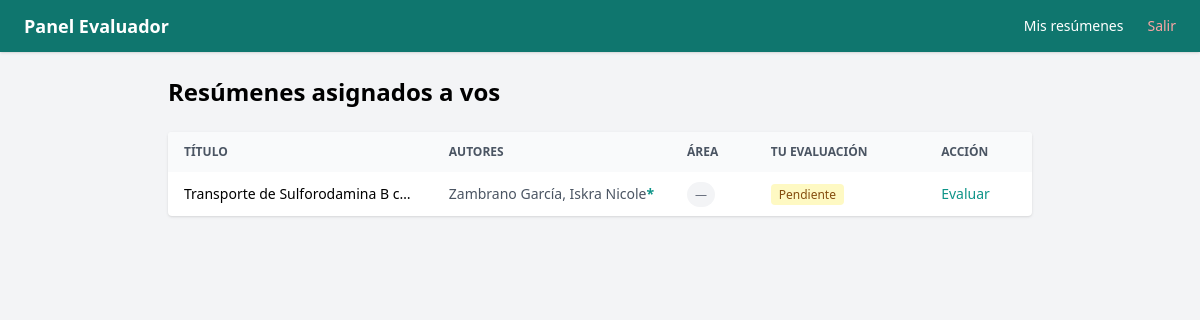
The app's page /eval (signed in), older data.
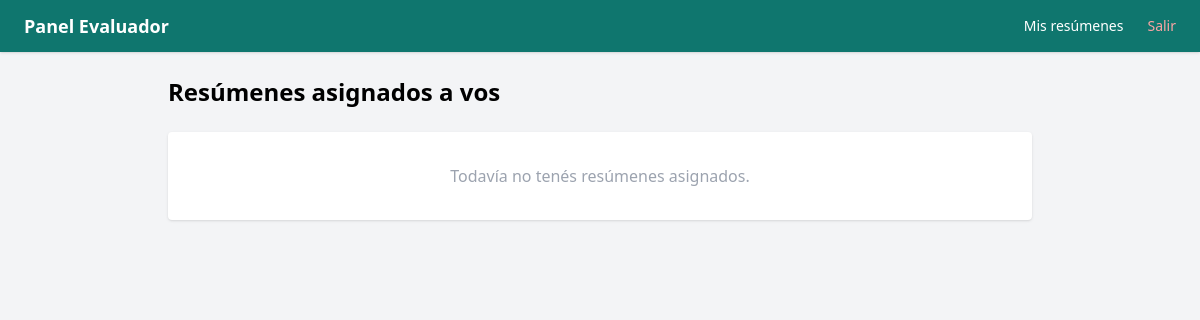
The same page, newer data.
### app/models.py (models this page shows)
class Asignacion(Base):
    __tablename__ = "asignaciones"
    id = Column(Integer, primary_key=True, index=True)
    abstract_id = Column(Integer, ForeignKey("abstracts.id"), nullable=False)
    evaluador_id = Column(Integer, ForeignKey("users.id"), nullable=False)
    abstract = relationship("Abstract", back_populates="asignaciones")
    evaluador = relationship("User", back_populates="asignaciones")

class Abstract(Base):
    __tablename__ = "abstracts"
    id = Column(Integer, primary_key=True, index=True)
    titulo = Column(String, nullable=False)
    autor = Column(String, nullable=False)
    afiliacion = Column(String, nullable=False)
    email_autor = Column(String, nullable=False)
    contenido_html = Column(Text, nullable=False)
    presentacion_oral = Column(Integer, default=0)  # 1 = sí
    estado = Column(Enum(EstadoEnum), default=EstadoEnum.pendiente)
    fecha_envio = Column(DateTime, default=datetime.utcnow)
    reviews = relationship("Review", back_populates="abstract")
    asignaciones = relationship("Asignacion", back_populates="abstract")
    autores = relationship("Autor", back_populates="abstract", order_by="Autor.orden")
    afiliaciones = relationship("Afiliacion", back_populates="abstract", order_by="Afiliacion.orden")
    area_tematica = Column(String, nullable=True)
    referencias_html = Column(Text, nullable=True)

class Autor(Base):
    __tablename__ = "autores"
    id = Column(Integer, primary_key=True, index=True)
    abstract_id = Column(Integer, ForeignKey("abstracts.id"), nullable=False)
    nombre = Column(String, nullable=False)
    orden = Column(Integer, nullable=False)
    es_presentador = Column(Integer, default=0)  # 1 = sí
    afiliaciones_ids = Column(String, nullable=True)  # ej: "1,2"
    abstract = relationship("Abstract", back_populates="autores")

### app/main.py (the view)
@app.get("/eval", response_class=HTMLResponse)
def eval_lista(
    request: Request,
    current_user: models.User = Depends(require_evaluador),
    db: Session = Depends(get_db)
):
    asignaciones = db.query(models.Asignacion).filter(
    models.Asignacion.evaluador_id == current_user.id
    ).all()
    reviews = db.query(models.Review).filter(
        models.Review.evaluador_id == current_user.id
    ).all()
    reviews_map = {r.abstract_id: r for r in reviews}
    return templates.TemplateResponse("eval/lista.html", {
        "request": request,
        "asignaciones": asignaciones,
        "reviews_map": reviews_map,
        "current_user": current_user
    })

### app/templates/eval/lista.html
{% extends "eval/base.html" %}
{% block content %}
<h1 class="text-2xl font-bold mb-6">Resúmenes asignados a vos</h1>
{% if asignaciones %}
<div class="bg-white rounded shadow overflow-x-auto">
    <table class="text-sm" style="min-width: 600px; width: 100%;">
        <thead class="bg-gray-50 text-gray-600 uppercase text-xs">
            <tr>
                <th class="px-4 py-3 text-left">Título</th>
                <th class="px-4 py-3 text-left">Autores</th>
                <th class="px-4 py-3 text-left">Área</th>
                <th class="px-4 py-3 text-left">Tu evaluación</th>
                <th class="px-4 py-3 text-left">Acción</th>
            </tr>
        </thead>
        <tbody class="divide-y divide-gray-100">
            {% for asig in asignaciones %}
            {% set review = reviews_map.get(asig.abstract_id) %}
            {% set area_info = {
                '1': ('Síntesis', 'bg-blue-100 text-blue-800'),
                '2': ('Autoensamblado', 'bg-purple-100 text-purple-800'),
                '3': ('Nanobio', 'bg-green-100 text-green-800'),
                '4': ('Superficies', 'bg-orange-100 text-orange-800'),
                '5': ('Propiedades', 'bg-yellow-100 text-yellow-800'),
                '6': ('Aplicaciones', 'bg-teal-100 text-teal-800'),
                '7': ('Nano y Salud', 'bg-red-100 text-red-800'),
            } %}
            {% set info = area_info.get(asig.abstract.area_tematica, ('—', 'bg-gray-100 text-gray-500')) %}
            <tr class="hover:bg-gray-50">
                <td class="px-4 py-3 font-medium" style="max-width: 200px;">
                    <div class="truncate">{{ asig.abstract.titulo | striptags }}</div>
                </td>
                <td class="px-4 py-3 text-gray-600" style="max-width: 180px;">
                    {% for autor in asig.abstract.autores %}
                        <span>{{ autor.nombre }}{% if autor.es_presentador %}<span class="text-teal-600 font-bold">*</span>{% endif %}{% if not loop.last %}, {% endif %}</span>
                    {% endfor %}
                </td>
                <td class="px-4 py-3">
                    <span class="px-2 py-1 rounded-full text-xs font-medium {{ info[1] }}">{{ info[0] }}</span>
                </td>
                <td class="px-4 py-3 whitespace-nowrap">
                    {% if review and review.decision %}
                        {% if review.decision.value == 'aprobado' %}
                            <span class="bg-green-100 text-green-800 px-2 py-0.5 rounded text-xs">Aprobado</span>
                        {% else %}
                            <span class="bg-red-100 text-red-800 px-2 py-0.5 rounded text-xs">Rechazado</span>
                        {% endif %}
                    {% else %}
                        <span class="bg-yellow-100 text-yellow-800 px-2 py-0.5 rounded text-xs">Pendiente</span>
                    {% endif %}
                </td>
                <td class="px-4 py-3">
                    <a href="/eval/{{ asig.abstract_id }}" class="text-teal-600 hover:underline font-medium">
                        {% if review and review.decision %}Editar{% else %}Evaluar{% endif %}
                    </a>
                </td>
            </tr>
            {% endfor %}
        </tbody>
    </table>
</div>
{% else %}
<div class="bg-white rounded shadow p-8 text-center text-gray-400">
    Todavía no tenés resúmenes asignados.
</div>
{% endif %}
{% endblock %}

Row changes from the older to the newer data that the page shows:
removed Asignacion: abstract.titulo "Transporte de Sulforodamina B c…", info "—"
removed Autor: nombre "Zambrano García, Iskra Nicole"
Text that changed along with them:
text no longer shown: "TÍTULO AUTORES ÁREA TU EVALUACIÓN ACCIÓN"
text now shown: "Todavía no tenés resúmenes asignados."
